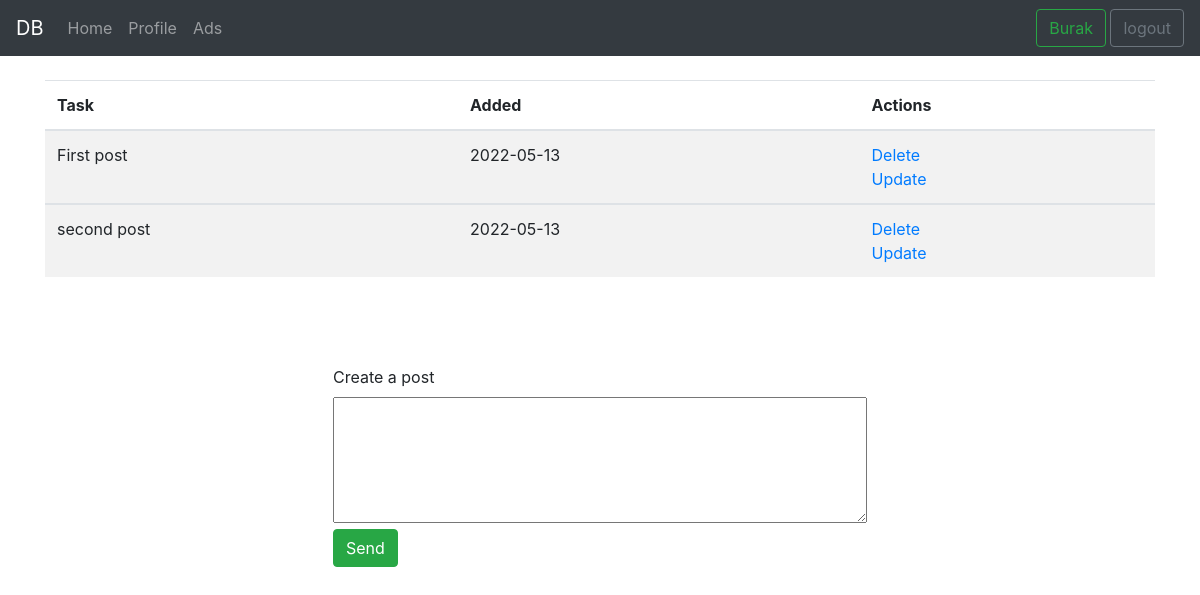
The app's page /profile (signed in) with its own data.
### app.py (models this page shows, shortened)
class User(db.Model, UserMixin):
    __tablename__ = 'user'
    id = db.Column(db.Integer, primary_key=True)
    email = db.Column(db.String(50), nullable=False, unique=True)
    first_name = db.Column(db.String(50), nullable=False)
    last_name = db.Column(db.String(50), nullable=False)
    password = db.Column(db.String(80), nullable=False)
    age = db.Column(db.Integer, nullable=False)
    gender = db.Column(db.String(30), nullable=False)
    location = db.Column(db.String(50), nullable=False)
    posts = db.relationship('Post')

class Post(db.Model):
    id = db.Column(db.Integer, primary_key=True)
    content = db.Column(db.String(400), nullable=False)
    date_created = db.Column(db.DateTime, default=datetime.utcnow)
    user_id = db.Column(db.Integer, db.ForeignKey('user.id'))

### app.py (the view)
@app.route('/profile', methods=['GET', 'POST'])
def profile():
    if request.method == 'POST':
        content = request.form['content']
        new_post = Post(
            content=content,
            user_id=current_user.id)
        try:
            db.session.add(new_post)
            db.session.commit()
            return redirect('ads')
        except:
            return 'Something went wrong'
    else:
        return render_template('profile.html', user=current_user)

### app.py (called while the page is built)
@login_manager.user_loader
def load_user(user_id):
    return User.query.get(int(user_id))

### templates/profile.html (shortened to what this page needs)
{% extends 'base.html' %}
{% block body %}
    {% if current_user.is_authenticated %}
    <br>
    <div class="container">
        <table class="table table-striped">
            <thead>
                <tr>
                    <th scope="col">Task</th>
                    <th scope="col">Added</th>
                    <th scope="col">Actions</th>
                </tr>
            </thead>
            {% for post in user.posts %}
                <tbody>
                    <tr>
                        <td scope="row">{{ post.content }}</td>
                        <td scope="row">{{ post.date_created.date() }}</td>
                        <td scope="row">
                            <a href="/delete">Delete</a><br>
                            <a href="/update">Update</a>
                        </td>
                    </tr>
                </tbody>
            {% endfor %}
        </table>
    </div><br><br><br>
    <div class="d-flex justify-content-md-center align-items-center">
        <form action="/profile" method="POST">
            <label for="content">Create a post</label><br>
            <textarea id="content" name="content" rows="5" cols="50"></textarea><br>
            <input class="btn btn-success" type="submit" value="Send">
        </form>
    </div>
    {% else %}
        <h3>You need to log in to create a post</h3>
    {% endif %}
{% endblock %}

### templates/base.html (shortened to what this page needs)
<!DOCTYPE html>
<html lang="en">
    <head>
        <link rel="stylesheet" href="https://cdn.jsdelivr.net/npm/bootstrap@4.0.0/dist/css/bootstrap.min.css">
    </head>
    <body>
        <nav class="navbar navbar-expand-lg navbar-dark bg-dark">
            <a class="navbar-brand" href="{{url_for('index')}}">DB</a>
            <div class="collapse navbar-collapse">
                <ul class="navbar-nav mr-auto">
                    <li class="nav-item">
                      <a class="nav-link" href="{{url_for('index')}}">Home</a>
                    </li>
                    <li class="nav-item">
                      <a class="nav-link" href="{{url_for('profile')}}">Profile</a>
                    </li>
                    <li class="nav-item">
                      <a class="nav-link" href="{{url_for('ads')}}">Ads</a>
                    </li>
                </ul>
                <ul class="navbar-nav ml-auto">
                    {% if current_user.is_authenticated %}
                    <li>
                        <a class="btn btn-outline-success" href="#">{{current_user.first_name}}</a>
                        <a class="btn btn-outline-secondary" href="{{url_for('logout')}}">logout</a>
                    </li>
                    {% else %}
                    <li>
                        <a class="btn btn-success" href="{{url_for('login')}}">Sign In</a>
                        <a class="btn btn-sm btn-outline-success" href="{{url_for('signup')}}">Sign Up</a>
                    </li>
                    {% endif %}
                </ul>
            </div>
          </nav>
        {% block body %}{% endblock %}
    </body>
</html>

### records on screen
User: first_name "Burak"
Post: content "First post", date_created "2022-05-13"
Post: content "second post", date_created "2022-05-13"
